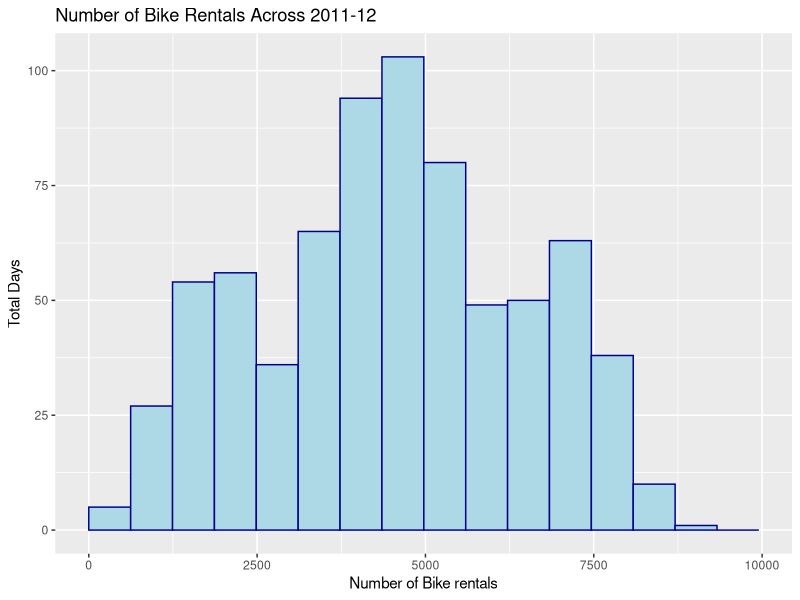

Generate this figure with R:
## ---- chunk 1
knitr::opts_chunk$set(echo = TRUE)
library(tidyverse)
library(readr)
Bikeshare <- read.csv("Bikeshare.csv")
## ---- chunk 2
cnt.histogram <- ggplot(Bikeshare, aes(x=cnt)) + geom_histogram(breaks=seq(0,10000, by = 622), color = "darkblue", fill = "lightblue") + xlab("Number of Bike rentals" ) + labs(title = "Number of Bike Rentals Across 2011-12") + ylab("Total Days")
cnt.histogram
## ---- chunk 3
writeLines("Summary Statistics for Bike Rentals")
summary(Bikeshare$cnt)
writeLines("Standard Deviation =")
sd(Bikeshare$cnt)
writeLines(" ")
writeLines("Number of Observations")
nrow(Bikeshare)
